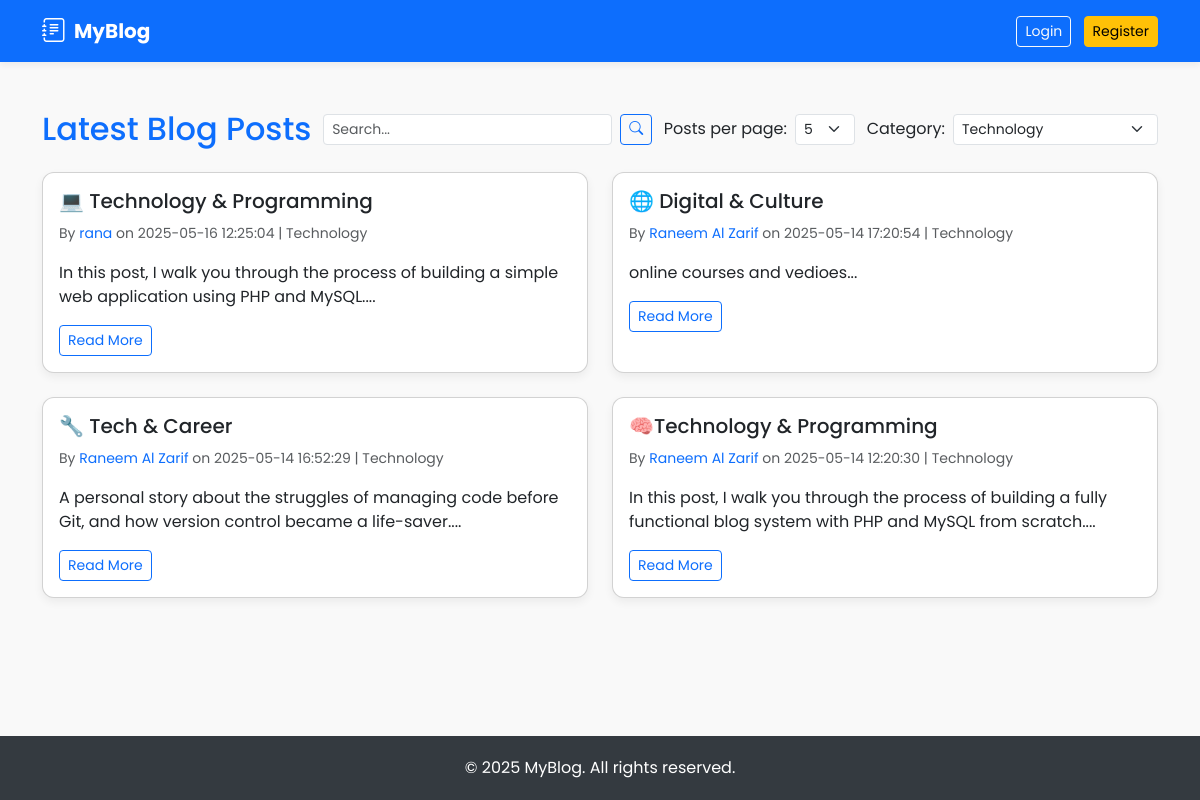
Screenshot of /index.php?category=1 with the database file from the repository.
### tables this page shows
CREATE TABLE `posts` (
  `id` int(11) NOT NULL,
  `title` varchar(255) NOT NULL,
  `content` text NOT NULL,
  `author_id` int(11) NOT NULL,
  `created_at` timestamp NOT NULL DEFAULT current_timestamp(),
  `category_id` int(11) DEFAULT NULL,
  `image` varchar(255) DEFAULT NULL
);

CREATE TABLE `users` (
  `id` int(11) NOT NULL,
  `username` varchar(50) NOT NULL,
  `password` varchar(255) NOT NULL,
  `reset_token` varchar(255) DEFAULT NULL,
  `token_expiry` datetime DEFAULT NULL,
  `email` varchar(255) NOT NULL,
  `is_admin` tinyint(1) NOT NULL DEFAULT 0,
  `is_active` tinyint(1) NOT NULL DEFAULT 1
);

CREATE TABLE `categories` (
  `id` int(11) NOT NULL,
  `name` varchar(100) NOT NULL
);

### index.php (the view, shortened to what this page needs)
<?php
require_once 'connection.php';
$search = isset($_GET['search']) ? trim($_GET['search']) : '';
$category_id = isset($_GET['category']) ? (int)$_GET['category'] : 0;
$valid_limits = [5, 10];
$limit = (isset($_GET['limit']) && in_array((int)$_GET['limit'], $valid_limits)) ? (int)$_GET['limit'] : 5;
$page = isset($_GET['page']) ? max((int)$_GET['page'], 1) : 1;
$offset = ($page - 1) * $limit;
$category_result = $conn->query("SELECT id, name FROM categories ORDER BY name ASC");
$categories = $category_result->fetch_all(MYSQLI_ASSOC);
$where = '1';
$params = [];
$types = '';
if ($category_id > 0) {
    $where .= ' AND category_id = ?';
    $params[] = $category_id;
    $types .= 'i';
}
$params[] = $offset;
$params[] = $limit;
$types .= 'ii';
$sql = "SELECT posts.id, posts.title, posts.content, posts.created_at, users.id AS user_id, users.username, categories.name as category
        FROM posts
        JOIN users ON posts.author_id = users.id
        LEFT JOIN categories ON posts.category_id = categories.id
        WHERE $where
        ORDER BY posts.created_at DESC
        LIMIT ?, ?";
$stmt = $conn->prepare($sql);
$stmt->bind_param($types, ...$params);
$stmt->execute();
$result = $stmt->get_result();
?>
<!DOCTYPE html>
<html lang="en">
<head>
    <link href="https://cdn.jsdelivr.net/npm/bootstrap@5.3.3/dist/css/bootstrap.min.css" rel="stylesheet">
    <link href="https://cdn.jsdelivr.net/npm/bootstrap-icons@1.10.5/font/bootstrap-icons.css" rel="stylesheet">
</head>
<body>
<nav class="navbar navbar-expand-lg navbar-dark bg-primary">
    <div class="container">
        <a class="navbar-brand fw-bold d-flex align-items-center" href="#">
            <i class="bi bi-journal-text me-2 fs-4"></i> MyBlog
        </a>
        <div>
            <a href="login.php" class="btn btn-outline-light btn-sm me-2">Login</a>
            <a href="register.php" class="btn btn-warning btn-sm">Register</a>
        </div>
    </div>
</nav>
<main>
    <div class="container my-5">
        <div class="d-flex justify-content-between align-items-center mb-4 flex-wrap gap-2">
            <h2 class="text-primary mb-0">Latest Blog Posts</h2>
            <form method="get" class="d-inline-flex align-items-center gap-2">
                <input type="text" name="search" value="<?= htmlspecialchars($search); ?>" class="form-control form-control-sm" placeholder="Search..." autofocus />
                <button class="btn btn-outline-primary btn-sm" type="submit" title="Search">
                    <i class="bi bi-search"></i>
                </button>
            </form>
            <form method="get" class="d-inline-flex align-items-center gap-2">
                <label for="limit" class="form-label mb-0">Posts per page:</label>
                <select id="limit" name="limit" class="form-select form-select-sm w-auto" onchange="this.form.submit()">
                    <option value="5" <?= $limit === 5 ? 'selected' : '' ?>>5</option>
                </select>
            </form>
            <form method="get" class="d-inline-flex align-items-center gap-2">
                <label for="category" class="form-label mb-0">Category:</label>
                <select id="category" name="category" class="form-select form-select-sm w-auto" onchange="this.form.submit()">
                    <?php foreach ($categories as $cat): ?>
                        <option value="<?= $cat['id'] ?>" <?= $category_id == $cat['id'] ? 'selected' : '' ?>><?= htmlspecialchars($cat['name']) ?></option>
                    <?php endforeach; ?>
                </select>
            </form>
        </div>
        <div class="row row-cols-1 row-cols-md-2 g-4 justify-content-center">
            <?php if ($result->num_rows > 0): ?>
                <?php while ($row = $result->fetch_assoc()): ?>
                    <div class="col">
                        <div class="card post-card h-100">
                            <div class="card-body">
                                <h5 class="card-title">
                                    <a href="view_post.php?id=<?= $row['id']; ?>" class="text-decoration-none text-dark">
                                        <?= htmlspecialchars($row['title']); ?>
                                    </a>
                                </h5>
                                <small class="text-muted">
                                    By <a href="profile.php?user=<?= $row['user_id']; ?>" class="text-decoration-none text-primary">
                                        <?= htmlspecialchars($row['username']); ?>
                                    </a> on <?= $row['created_at']; ?> | <?= htmlspecialchars($row['category'] ?? 'Uncategorized'); ?>
                                </small>
                                <p class="mt-3"><?= nl2br(htmlspecialchars(substr($row['content'], 0, 180))); ?>...</p>
                                <a href="view_post.php?id=<?= $row['id']; ?>" class="btn btn-sm btn-outline-primary">Read More</a>
                            </div>
                        </div>
                    </div>
                <?php endwhile; ?>
            <?php else: ?>
                <div class="col-12 text-center">
                    <div class="alert alert-warning">No posts found for your search.</div>
                </div>
            <?php endif; ?>
        </div>
    </div>
</main>
<footer class="footer text-center mt-auto">
    <div class="container">
        <p class="mb-0">&copy; <?= date('Y'); ?> MyBlog. All rights reserved.</p>
    </div>
</footer>
</body>
</html>

### index.php (style rules this page uses)
html, body { height: 100%; display: flex; flex-direction: column; }
main { flex: 1; }
body { font-family: 'Poppins', sans-serif; background-color: #f9f9f9; }
.navbar { box-shadow: 0 4px 6px rgba(0,0,0,0.05); }
.post-card { box-shadow: 0 4px 10px rgba(0,0,0,0.06); border-radius: 12px; transition: transform 0.2s ease; }
.footer { background-color: #343a40; color: #fff; padding: 20px 0; }

### rows the page displays
posts: title "💻 Technology & Programming", author.username "rana", created_at "2025-05-16 12:25:04", category.name "Technology", content "In this post, I walk you through the process of building a simple web application using PHP and MySQL."
posts: title "🌐 Digital & Culture", author.username "Raneem Al Zarif", created_at "2025-05-14 17:20:54", category.name "Technology", content "online courses and vedioes"
posts: title "🔧 Tech & Career", author.username "Raneem Al Zarif", created_at "2025-05-14 16:52:29", category.name "Technology", content "A personal story about the struggles of managing code before Git, and how version control became a life-saver."
posts: title "🧠Technology & Programming", author.username "Raneem Al Zarif", created_at "2025-05-14 12:20:30", category.name "Technology", content "In this post, I walk you through the process of building a fully functional blog system with PHP and MySQL from scratch."

### other values shown
form field category "Technology"
